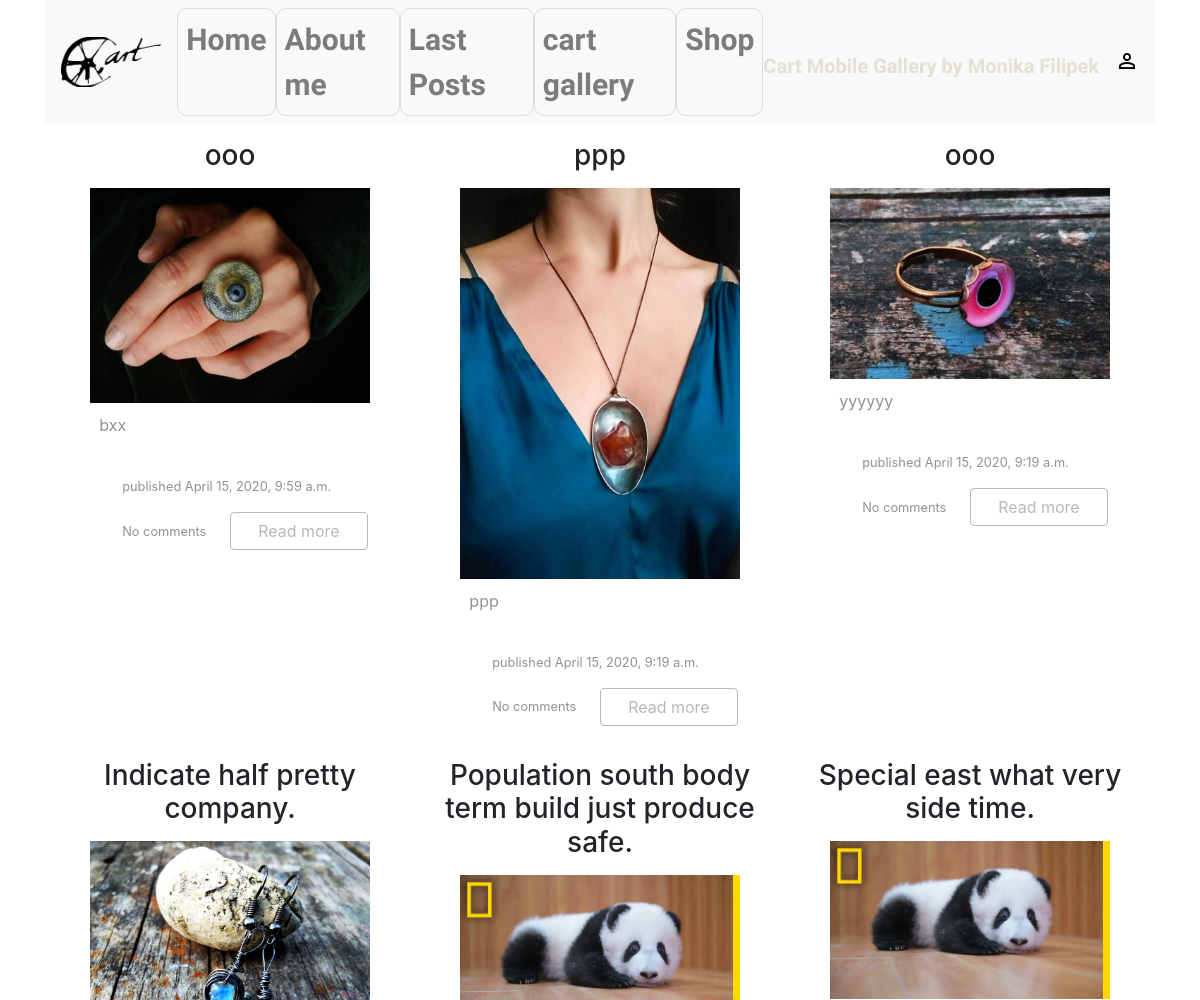
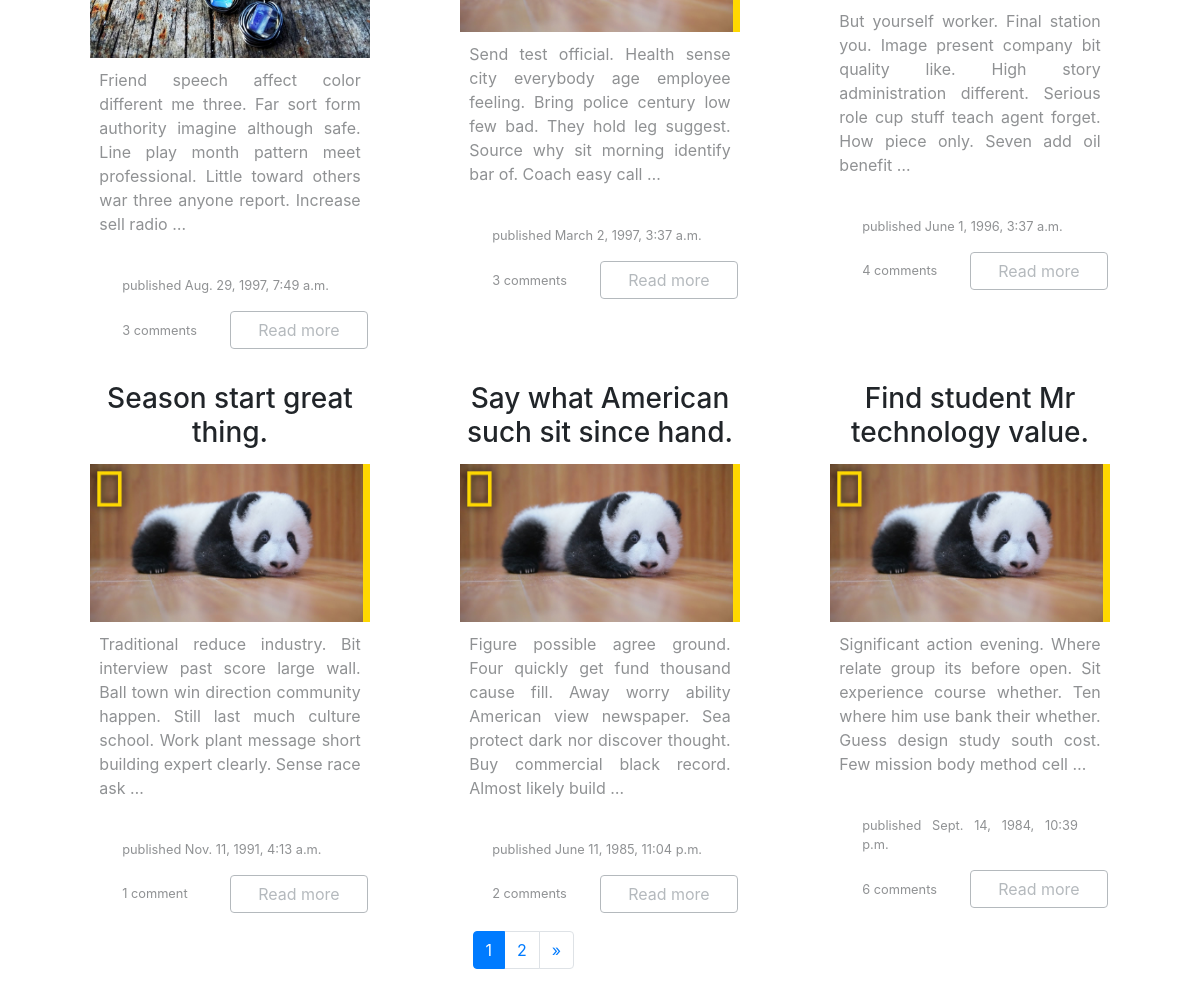
/posts/, run on an earlier commit of the app's database (2 pictures, top to bottom).
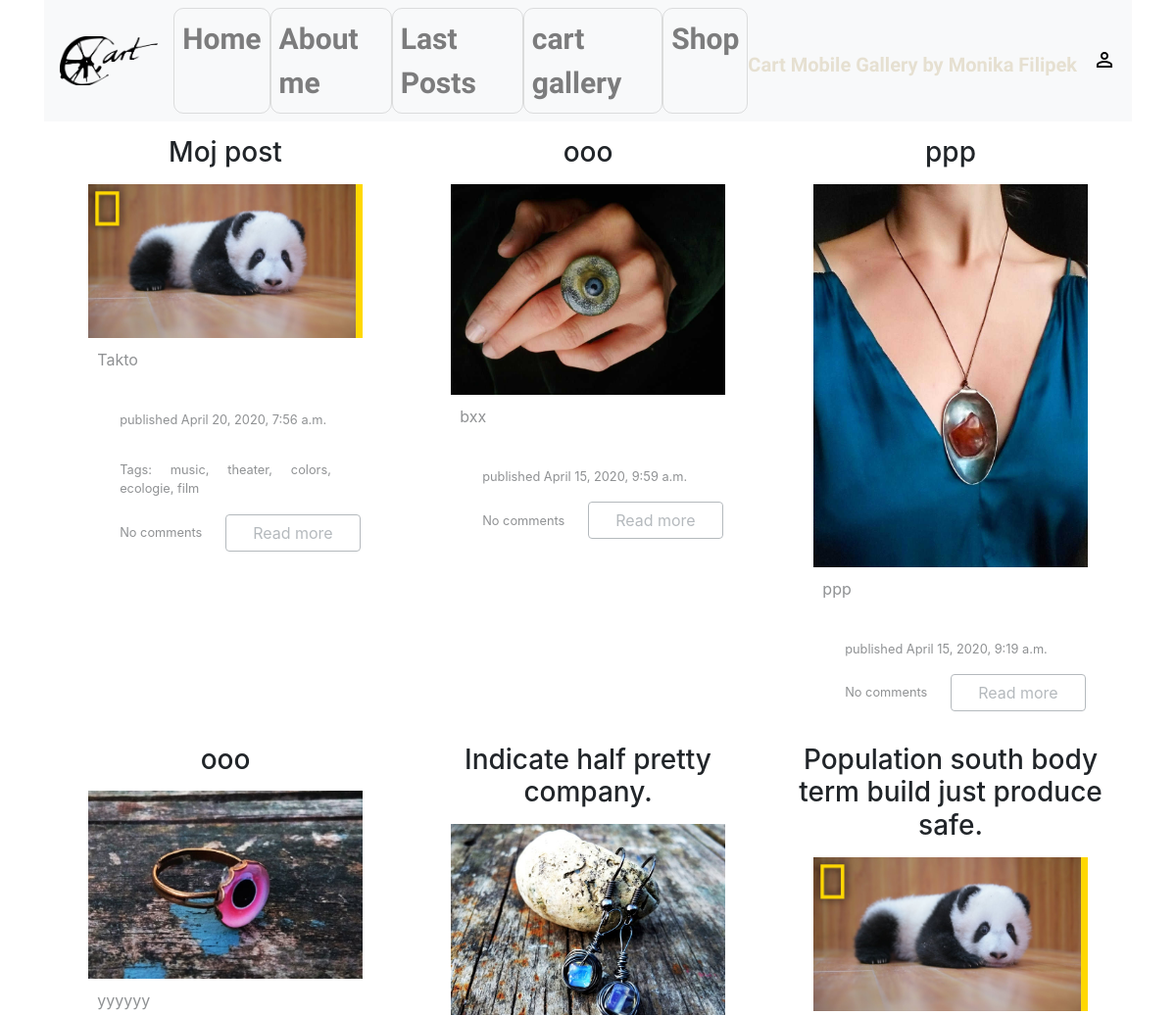
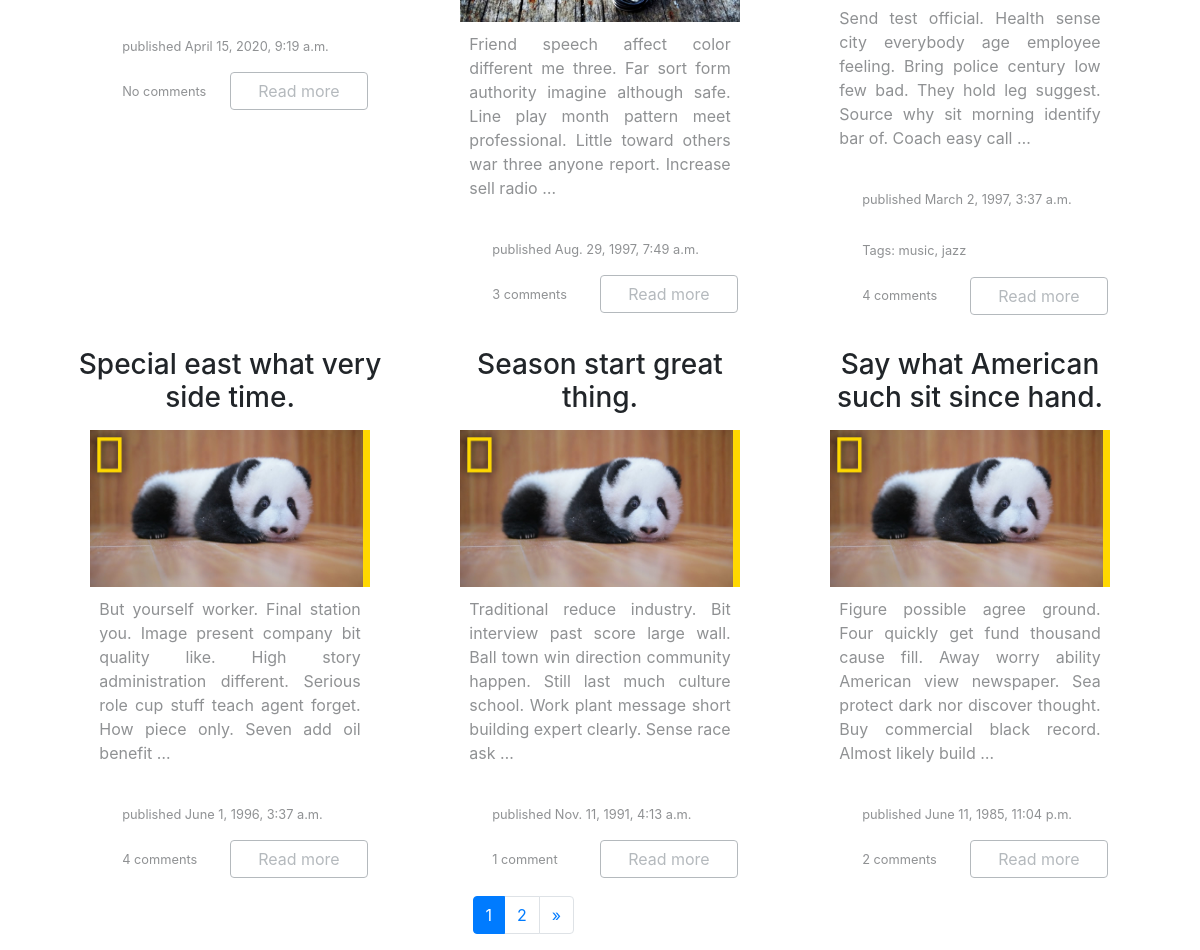
And on a later commit of the database (2 pictures, top to bottom).
### blog/models.py (models this page shows, shortened)
class Post(models.Model):
    author = models.ForeignKey('auth.User', on_delete=models.CASCADE)
    title = models.CharField(max_length=200)
    text = models.TextField()
    create_date = models.DateTimeField(default=timezone.now)
    published_date = models.DateTimeField(blank=True, null=True)
    photo = models.ImageField(default="", upload_to='blogPhotos',blank=True, null=True)
    tags = TaggableManager()
    def approve_comments(self):
        return self.comments.filter(approved_comment=True)

### blog/views.py (the view)
# urls.py: path('posts/', views.PostListView.as_view(), name='post_list'),
class PostListView(ListView):
    model = Post
    paginate_by = 9
    def get_queryset(self):
        return Post.objects.filter(published_date__lte=timezone.now()).order_by('-published_date')

### blog/templates/blog/post_list.html (shortened to what this page needs)
{% extends "blog/base.html" %}
{% load static %}
{% block content %}
    {% if page_obj %}
        <div class="container-fluid">
            <div class="row">
                {% for post in page_obj %}
                <div class="col-xl-4 col-md-4 col-sm-6 col-xs-12">
                    <h3 class="title">{{post.title}}</h3>
                    <div class="container">
                      {% if post.photo%}
                       <div class="col-12 text-center">
                          <img class="postlist_img" src="{{post.photo.url}}" alt="My image">
                      </div>
                        {% else %}
                        <div class="col-12 text-center">
                          <img class="postlist_img" src="{% static "blog/panda.jpg" %}" alt="My image">
                        </div>
                      {% endif %}
                        </div>
                    <div class="block">
                      <div class="row justify-content-around">
                        <div class="col-sm-10 text"><p>{{post.text|truncatewords:30}}</p>
                                <div class="col-sm-12 block align-self-end">
                                    <small>
                                        <p class="row">
                                            <div class="col-sm-12">published {{post.published_date}}
                                            </div>
                                        </p>
                                    {% if post.tags.count != 0 %}
                                    <p class="row">
                                         <div class="col-sm-12">Tags: {{ post.tags.all|join:", " }}
                                        </div>
                                    </p>
                                    {% endif %}
                                        </small>
                                    <div class="row justify-content-end">
                                            <div class="col-sm-6 row align-items-center "><small>
                                                {% if post.approve_comments.count == 0 %}
                                                    No comments
                                                {% elif post.approve_comments.count == 1 %}
                                                    1 comment
                                                {% else %}
                                                    {{ post.approve_comments.count }} comments
                                                {% endif %}
                                            </small>
                                            </div>
                                        <a class="col-sm-6 btn btn-outline-secondary" href="{% url 'post_detail' pk=post.pk %}">Read more</a>
                                    </div>
                                </div>
                        </div>
                      </div>
                    </div>
                </div>
    {% endfor %}
            </div>
    {% endif %}
    </div>
   <div class="row justify-content-around">
        <div class="col-sm-3">
<nav aria-label="Page navigation example">
  <ul class="pagination">
    <li class="page-item  active"><a class="page-link" href="#">{{ page_obj.number }}</a></li>
    <li class="page-item">
        {% if page_obj.has_next %}
      <a class="page-link" href="?page={{ page_obj.next_page_number }}" aria-label="Next">
        {{ page_obj.next_page_number }}
      </a>{% endif %}
    </li>
    <li class="page-item">
        {% if page_obj.has_next %}
      <a class="page-link" href="?page={{ page_obj.paginator.num_pages }}" aria-label="Next">
        <span aria-hidden="true">&raquo;</span>
      </a>{% endif %}
    </li>
  </ul>
</nav></div></div>
{% endblock %}

### blog/templates/blog/base.html (shortened to what this page needs)
<!DOCTYPE html>
{% load static %}
<html dir="ltr" lang="
">
<head>
    <link href="{% static 'css/blog_styles.css' %}" rel="stylesheet"
</head>
<body>
<div class="container">
    <nav class="navbar navbar-expand-lg navbar-light bg-light">
        <div class="navbar-brand">
            <img alt="nothing here" height="50" src="{% static 'blog/cart.png' %}">
        </div>
        <div class="collapse navbar-collapse" id="navbarNav">
            <ul class="navbar-nav">
                <li class="nav-item">
                    <a class="nav-link" href="{% url 'about' %}">Home</a>
                </li>
                <li class="nav-item">
                    <a class="nav-link" href="https://www.monikafilipek.com/">About me</a>
                </li>
                <li class="nav-item">
                    <a class="nav-link" href={% url 'post_list' %}>Last Posts</a>
                </li>
                <li class="nav-item">
                    <a class="nav-link" href="https://www.cartmobileartgallery.com/">cart gallery</a>
                </li>
                <li class="nav-item">
                    <a class="nav-link" href="https://www.etsy.com/uk/shop/WitchCart">Shop</a>
                </li>
            </ul>
        </div>
        {% if not user.is_authenticated %}
        <ul class="nav navbar-nav navbar-right">
            <div class="navbar-brand d-none d-md-block"><span
                    class="smaller">Cart Mobile Gallery by Monika Filipek </span></div>
        </ul>
        {% endif %}
        {% if user.is_authenticated %}
        <ul class="nav navbar-nav navbar-right">
            <a href="{% url 'logout' %}"><i class="material-icons">how_to_reg</i></a>
        </ul>
        {% else %}
        <ul class="nav navbar-nav navbar-right">
            <a href="{% url 'login' %}"><i class="material-icons">perm_identity</i></a>
        </ul>
        {% endif %}
    </nav>
    {% block content %}{% endblock %}
</div>
</body>
</html>

### blog/static/css/blog_styles.css (style rules this page uses)
a { color: black; }
.col-12 { width: 100%; }
.postlist_img { max-width: 100%; }
.navbar-brand { font-family: 'Baloo 2', cursive; font-size: 30px; color: pink !important; }
.navbar { font-family: 'Amatic SC', cursive; font-size: 30px; font-weight: 900; background-color: yellow; color: green; }
.nav-item { border: 1px solid grey; border-radius: 10px; border-color: rgba(55, 55, 55, 0.15); }
.smaller { font-size: 20px; color: #e6e0d1; }
.title { background-color: white; padding: 5px; margin:10px; text-align: center; }
.text { opacity: 0.5; text-align: justify; }
.block { padding: 3% }

What changed in the data, as far as the page shows it:
no longer on this page (row unchanged): Post: title "Find student Mr technology value.", text "Significant action evening. Where relate group its before open. Sit experience course whether. Ten where him use bank their whether. Guess design study south cost. Few mission body method cell …", published_date "Sept. 14, 1984, 10:39 p.m.", approve_comments.count "6"
added Post: title "Moj post", text "Takto", published_date "April 20, 2020, 7:56 a.m.", tags.all "music, theater, colors, ecologie, film", shows "No comments"
shown differently, row unchanged: Post "Population south body term build just produce safe.": tags.all (not shown) → "music, jazz"; approve_comments.count "3" → "4"
